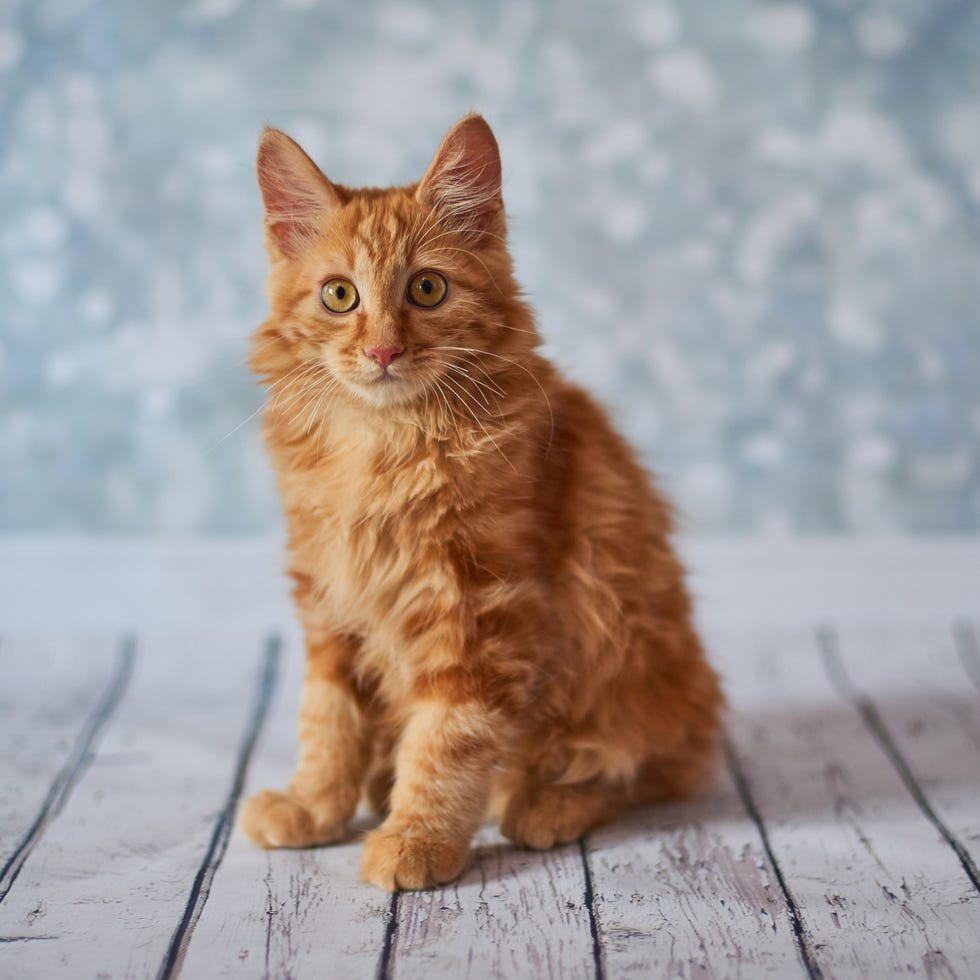
#> input picture Processing Image data in Python for Deep Learning Applications/obl.jpeg, 980 x 980 px
$ jupyter execute 'Processing Image data in Python.ipynb'
#> lines starting #> are read from the running program, lines starting #| are printed output that depends on the picture
[cell 1]
#Topics - Image Processing
# 1. Reading an image file and converting it to numpy array
# 2. Resizing an image
# 3. RGB to Greyscale conversion

[cell 2]
#getting an image using web get
import wget
url = 'https://hips.hearstapps.com/hmg-prod/images/gettyimages-808980130-65b2c8cecc36f.jpg?crop=0.6666666666666666xw:1xh;center,top&resize=980:*'
save_as = 'obl.jpeg'
wget.download(url,save_as)
#> (this line was passed over: the network is not available in this run)

[cell 3]
#Librarys that can ve used for image processing
#1. Matplotlib.image
#2. Pillow
#3. Open(cv2)

[cell 4]
#importing the image module from matplotlib
import matplotlib.image as mpimg
import matplotlib.pyplot as plt

[cell 5]
#loading an image thorugh matplotlib module
img = mpimg.imread('obl.jpeg')
#> img is the input picture: shape (980, 980, 3); mean R, G, B 162.3, 154.9, 152.9

[cell 6]
type(img)

[cell 7]
img.shape
#> Out = (980, 980, 3)

[cell 8]
print(img)
#> (printed output is left out)

[cell 9]
#displaying the image from numpy array
img = mpimg.imread('obl.jpeg')
img_plot = plt.imshow(img)
plt.show()

[cell 10]
#resizing the image using Pillow
from PIL import Image

[cell 11]
img = Image.open('obl.jpeg')
img_resized = img.resize((200,200 ))

[cell 12]
img_resized.save('cat_image_resize.jpeg')

[cell 13]
img_plot = plt.imshow(img_resized)
plt.show()

[cell 14]
#Convert RGB images to greyscale image using OpenCV
import cv2

[cell 15]
img = cv2.imread('obl.jpeg')
type(img)

[cell 16]
img.shape
#> Out = (980, 980, 3)

[cell 17]
grayscale_image = cv2.cvtColor(img,cv2.COLOR_RGB2GRAY)
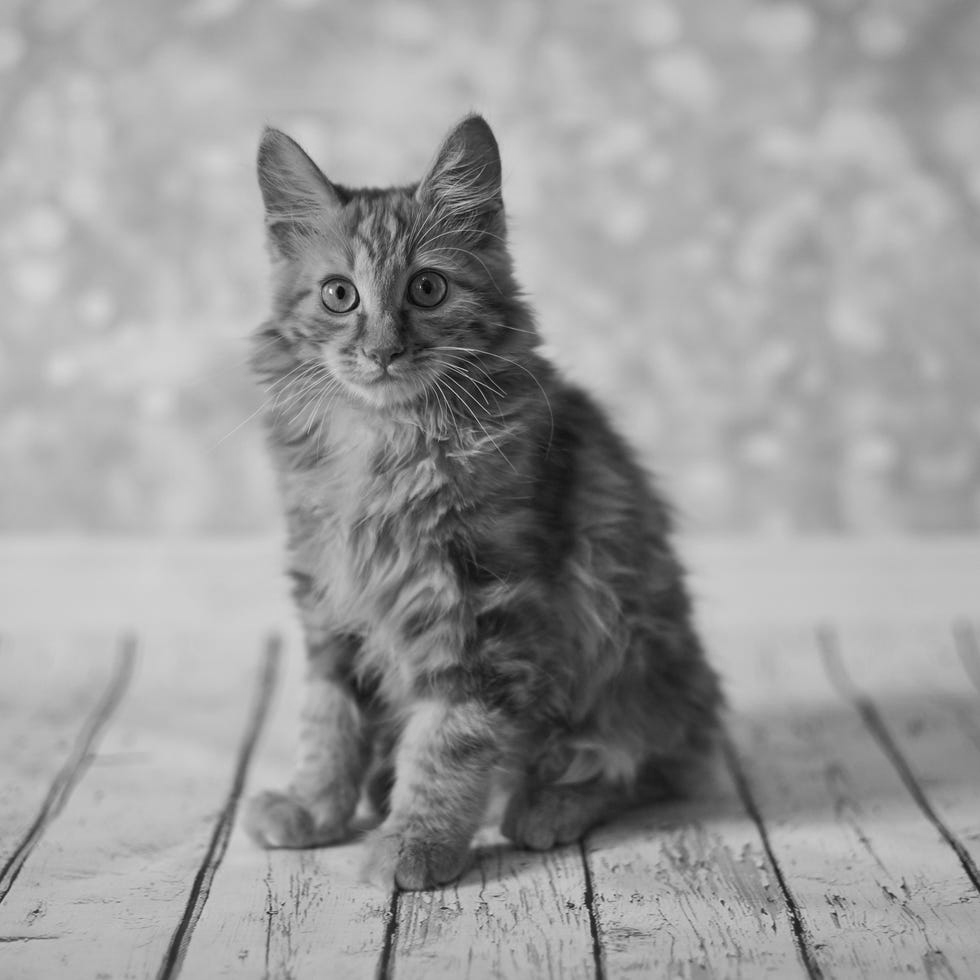
#> grayscale_image: shape (980, 980); min 6, max 251, mean 155.2

[cell 18]
type(grayscale_image)

[cell 19]
grayscale_image.shape
#> Out = (980, 980)

[cell 20]
cv2.imshow("Grayscale Image", grayscale_image)
cv2.waitKey(0)  # Keeps window open until a key is pressed
cv2.destroyAllWindows()  # Closes all OpenCV windows

[cell 21]
cv2.imwrite('grayscale_image.jpg',grayscale_image)
#> Out = True
